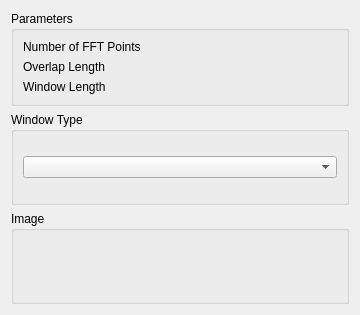
<?xml version="1.0" encoding="UTF-8"?>
<ui version="4.0">
 <class>WindLabGui::DlgSimulatedCorrelationTool</class>
 <widget class="QWidget" name="WindLabGui::DlgSimulatedCorrelationTool">
  <property name="geometry">
   <rect>
    <x>0</x>
    <y>0</y>
    <width>360</width>
    <height>315</height>
   </rect>
  </property>
  <property name="windowTitle">
   <string>Feature Parameters</string>
  </property>
  <property name="sizeGripEnabled" stdset="0">
   <bool>true</bool>
  </property>
  <layout class="QGridLayout" name="gridLayout">
   <item row="2" column="0">
    <widget class="QGroupBox" name="GroupBox5_5">
     <property name="title">
      <string>Image</string>
     </property>
     <layout class="QGridLayout" name="_6">
      <property name="leftMargin">
       <number>9</number>
      </property>
      <property name="topMargin">
       <number>9</number>
      </property>
      <property name="rightMargin">
       <number>9</number>
      </property>
      <property name="bottomMargin">
       <number>9</number>
      </property>
      <property name="spacing">
       <number>6</number>
      </property>
      <item row="1" column="0">
       <layout class="QHBoxLayout" name="horizontalLayout_9" stretch="0">
        <item>
         <widget class="QLabel" name="label_Image">
          <property name="text">
           <string/>
          </property>
         </widget>
        </item>
       </layout>
      </item>
     </layout>
    </widget>
   </item>
   <item row="0" column="0">
    <widget class="QGroupBox" name="GroupBox5_3">
     <property name="title">
      <string>Parameters</string>
     </property>
     <layout class="QGridLayout" name="_3">
      <property name="leftMargin">
       <number>9</number>
      </property>
      <property name="topMargin">
       <number>9</number>
      </property>
      <property name="rightMargin">
       <number>9</number>
      </property>
      <property name="bottomMargin">
       <number>9</number>
      </property>
      <property name="spacing">
       <number>6</number>
      </property>
      <item row="2" column="0">
       <layout class="QHBoxLayout" name="horizontalLayout_6" stretch="0,0">
        <item>
         <widget class="QLabel" name="label_6">
          <property name="text">
           <string>Overlap Length</string>
          </property>
         </widget>
        </item>
        <item>
         <widget class="Gui::QuantitySpinBox" name="doubleSpinBox_OverlapLength" native="true">
          <property name="keyboardTracking" stdset="0">
           <bool>false</bool>
          </property>
         </widget>
        </item>
       </layout>
      </item>
      <item row="1" column="0">
       <layout class="QHBoxLayout" name="horizontalLayout" stretch="0,0">
        <item>
         <widget class="QLabel" name="label">
          <property name="text">
           <string>Number of FFT Points</string>
          </property>
         </widget>
        </item>
        <item>
         <widget class="Gui::QuantitySpinBox" name="doubleSpinBox_NumberOfFFTPoints" native="true">
          <property name="keyboardTracking" stdset="0">
           <bool>false</bool>
          </property>
         </widget>
        </item>
       </layout>
      </item>
      <item row="3" column="0">
       <layout class="QHBoxLayout" name="horizontalLayout_12" stretch="0,0">
        <item>
         <widget class="QLabel" name="label_11">
          <property name="text">
           <string>Window Length</string>
          </property>
         </widget>
        </item>
        <item>
         <widget class="Gui::QuantitySpinBox" name="doubleSpinBox_WindowLength" native="true">
          <property name="keyboardTracking" stdset="0">
           <bool>false</bool>
          </property>
         </widget>
        </item>
       </layout>
      </item>
     </layout>
    </widget>
   </item>
   <item row="1" column="0">
    <widget class="QGroupBox" name="GroupBox5_4">
     <property name="title">
      <string>Window Type</string>
     </property>
     <layout class="QGridLayout" name="_5">
      <property name="leftMargin">
       <number>9</number>
      </property>
      <property name="topMargin">
       <number>9</number>
      </property>
      <property name="rightMargin">
       <number>9</number>
      </property>
      <property name="bottomMargin">
       <number>9</number>
      </property>
      <property name="spacing">
       <number>6</number>
      </property>
      <item row="1" column="0">
       <layout class="QHBoxLayout" name="horizontalLayout_14" stretch="0">
        <item>
         <widget class="QComboBox" name="comboBox"/>
        </item>
       </layout>
      </item>
     </layout>
    </widget>
   </item>
  </layout>
 </widget>
 <customwidgets>
  <customwidget>
   <class>Gui::QuantitySpinBox</class>
   <extends>QWidget</extends>
   <header>Gui/QuantitySpinBox.h</header>
  </customwidget>
 </customwidgets>
 <resources/>
 <connections/>
</ui>
